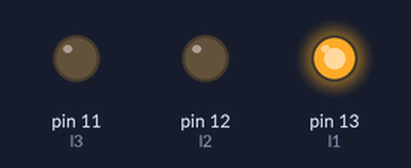
The sketch below on a simulated Arduino Uno, built with avr-gcc and run on an emulated ATmega328P. Parts: output pins drawn as LEDs (lit = HIGH).

Above: at 0.2 s.
At 0.7 s:
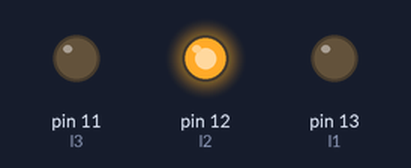
At 2.7 s:
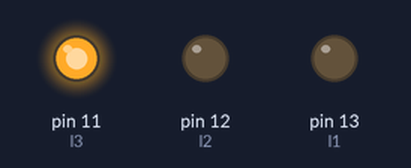
Timing chart, 0 to 3.5 s (numbered marks = the images above):
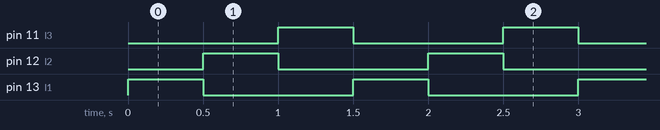

Measured:
- by itself, pin 11 (l3), pin 12 (l2), pin 13 (l1): alternates HIGH for 0.50 s and LOW for 1.0 s
- by itself, everything shown: repeats every 1.5 s, in 4 steps

The sketch:

3blink.ino
```cpp
int l1 = 13,l2=12,l3=11;


void setup() {
  // put your setup code here, to run once:
  pinMode(l1,OUTPUT);
  pinMode(l2,OUTPUT);
  pinMode(l3,OUTPUT);
}

void loop() {
  // put your main code here, to run repeatedly:
  digitalWrite(l1,HIGH);
  delay(500);
  digitalWrite(l2,HIGH);
  digitalWrite(l1,LOW);
  delay(500);
  digitalWrite(l3,HIGH);
  digitalWrite(l2,LOW);
  delay(500);
  digitalWrite(l3,LOW);


}
```
